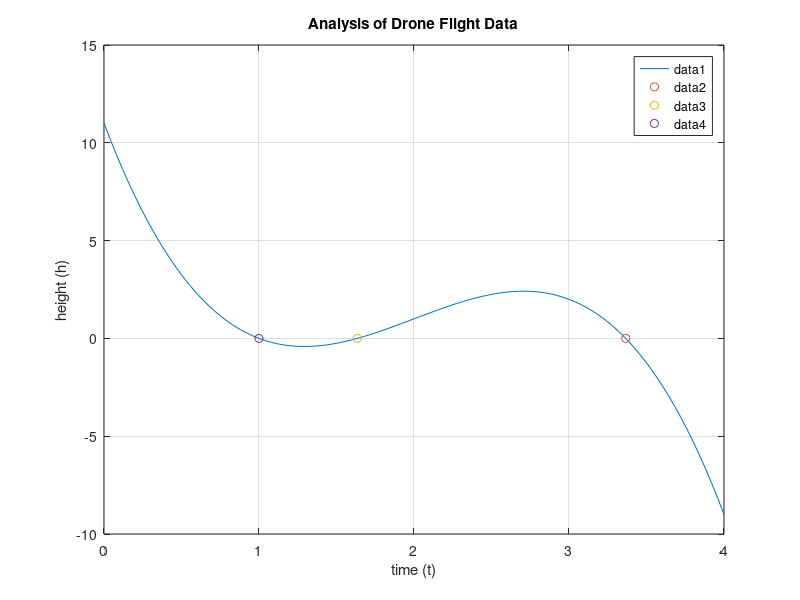

MATLAB code for this plot:
t = linspace(0,4,101);
h = -2.*(t-2).^3 + 3.*(t-2) + 1;
plot(t,h)
grid
xlabel('time (t)')
ylabel('height (h)')
title('Analysis of Drone Flight Data')
legend()
hold on
p = [-2,12,-21,11];
r = roots(p)
plot(r,0,'o');